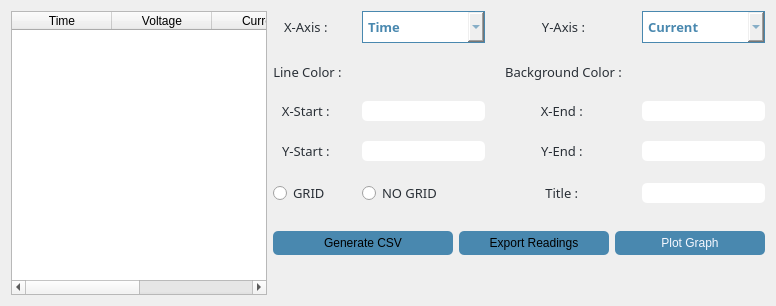
              <widget class="QWidget" name="Graph">
               <attribute name="title">
                <string>Graph</string>
               </attribute>
               <layout class="QGridLayout" name="gridLayout_7">
                <item row="0" column="0" rowspan="3">
                 <widget class="QTableWidget" name="valuesTable">
                  <property name="styleSheet">
                   <string notr="true">/*selection-background-color: #4988af;
alternate-background-color: #000000;*/

</string>
                  </property>
                  <property name="rowCount">
                   <number>0</number>
                  </property>
                  <attribute name="verticalHeaderStretchLastSection">
                   <bool>false</bool>
                  </attribute>
                  <column>
                   <property name="text">
                    <string>Time</string>
                   </property>
                  </column>
                  <column>
                   <property name="text">
                    <string>Voltage</string>
                   </property>
                  </column>
                  <column>
                   <property name="text">
                    <string>Current</string>
                   </property>
                  </column>
                  <column>
                   <property name="text">
                    <string>Resistance</string>
                   </property>
                  </column>
                 </widget>
                </item>
                <item row="1" column="1">
                 <layout class="QGridLayout" name="gridLayout_2">
                  <item row="0" column="1">
                   <widget class="QPushButton" name="export_2">
                    <property name="sizePolicy">
                     <sizepolicy hsizetype="Preferred" vsizetype="Fixed">
                      <horstretch>0</horstretch>
                      <verstretch>0</verstretch>
                     </sizepolicy>
                    </property>
                    <property name="maximumSize">
                     <size>
                      <width>16777215</width>
                      <height>16777215</height>
                     </size>
                    </property>
                    <property name="styleSheet">
                     <string notr="true">padding:5px;
border-radius:5;margin-top:10px;
background-color: #4988af;</string>
                    </property>
                    <property name="text">
                     <string>Export Readings</string>
                    </property>
                   </widget>
                  </item>
                  <item row="0" column="2">
                   <widget class="QPushButton" name="plot_graph">
                    <property name="maximumSize">
                     <size>
                      <width>16777215</width>
                      <height>16777215</height>
                     </size>
                    </property>
                    <property name="styleSheet">
                     <string notr="true">padding:5px;
color: #f6f8ff;
border-radius:5;margin-top:10px;
background-color: #4988af;</string>
                    </property>
                    <property name="text">
                     <string>Plot Graph</string>
                    </property>
                   </widget>
                  </item>
                  <item row="0" column="0">
                   <widget class="QPushButton" name="csv">
                    <property name="sizePolicy">
                     <sizepolicy hsizetype="Expanding" vsizetype="Fixed">
                      <horstretch>0</horstretch>
                      <verstretch>0</verstretch>
                     </sizepolicy>
                    </property>
                    <property name="maximumSize">
                     <size>
                      <width>180</width>
                      <height>16777215</height>
                     </size>
                    </property>
                    <property name="styleSheet">
                     <string notr="true">padding:5px;
border-radius:5;margin-top:10px;
background-color: #4988af;</string>
                    </property>
                    <property name="text">
                     <string>Generate CSV</string>
                    </property>
                   </widget>
                  </item>
                 </layout>
                </item>
                <item row="2" column="1">
                 <spacer name="verticalSpacer_5">
                  <property name="orientation">
                   <enum>Qt::Vertical</enum>
                  </property>
                  <property name="sizeHint" stdset="0">
                   <size>
                    <width>20</width>
                    <height>40</height>
                   </size>
                  </property>
                 </spacer>
                </item>
                <item row="0" column="1">
                 <layout class="QGridLayout" name="gridLayout" columnstretch="0,0,0,0">
                  <property name="bottomMargin">
                   <number>10</number>
                  </property>
                  <property name="spacing">
                   <number>20</number>
                  </property>
                  <item row="0" column="1">
                   <widget class="QComboBox" name="xAxis">
                    <property name="font">
                     <font>
                      <family>Garuda</family>
                      <pointsize>10</pointsize>
                      <weight>75</weight>
                      <bold>true</bold>
                     </font>
                    </property>
                    <property name="styleSheet">
                     <string notr="true">padding : 5px;color: #4988af;
border: 1px solid #4988af;
/*44cf6c*/</string>
                    </property>
                    <item>
                     <property name="text">
                      <string>Time</string>
                     </property>
                    </item>
                    <item>
                     <property name="text">
                      <string>Current</string>
                     </property>
                    </item>
                    <item>
                     <property name="text">
                      <string>Voltage</string>
                     </property>
                    </item>
                    <item>
                     <property name="text">
                      <string>Resistance</string>
                     </property>
                    </item>
                   </widget>
                  </item>
                  <item row="0" column="0">
                   <widget class="QLabel" name="label_5">
                    <property name="font">
                     <font>
                      <family>KacstTitleL</family>
                      <pointsize>10</pointsize>
                     </font>
                    </property>
                    <property name="styleSheet">
                     <string notr="true">color: #292f36;</string>
                    </property>
                    <property name="text">
                     <string>X-Axis : </string>
                    </property>
                    <property name="alignment">
                     <set>Qt::AlignCenter</set>
                    </property>
                   </widget>
                  </item>
                  <item row="1" column="3">
                   <widget class="QPushButton" name="bgColor">
                    <property name="font">
                     <font>
                      <pointsize>-1</pointsize>
                     </font>
                    </property>
                    <property name="styleSheet">
                     <string notr="true">border-radius: 5px;</string>
                    </property>
                    <property name="text">
                     <string/>
                    </property>
                   </widget>
                  </item>
                  <item row="2" column="1">
                   <widget class="QLineEdit" name="lineEdit_18">
                    <property name="font">
                     <font>
                      <family>KacstTitleL</family>
                      <pointsize>10</pointsize>
                     </font>
                    </property>
                    <property name="styleSheet">
                     <string notr="true">border-radius: 5;</string>
                    </property>
                   </widget>
                  </item>
                  <item row="1" column="2">
                   <widget class="QLabel" name="label_11">
                    <property name="font">
                     <font>
                      <family>KacstTitleL</family>
                      <pointsize>10</pointsize>
                     </font>
                    </property>
                    <property name="styleSheet">
                     <string notr="true">color: #292f36;</string>
                    </property>
                    <property name="text">
                     <string>Background Color :</string>
                    </property>
                    <property name="alignment">
                     <set>Qt::AlignCenter</set>
                    </property>
                   </widget>
                  </item>
                  <item row="0" column="2">
                   <widget class="QLabel" name="label_4">
                    <property name="font">
                     <font>
                      <family>KacstTitleL</family>
                      <pointsize>10</pointsize>
                     </font>
                    </property>
                    <property name="styleSheet">
                     <string notr="true">color: #292f36;</string>
                    </property>
                    <property name="text">
                     <string>Y-Axis :</string>
                    </property>
                    <property name="alignment">
                     <set>Qt::AlignCenter</set>
                    </property>
                   </widget>
                  </item>
                  <item row="3" column="0">
                   <widget class="QLabel" name="label_32">
                    <property name="font">
                     <font>
                      <family>KacstTitleL</family>
                      <pointsize>10</pointsize>
                     </font>
                    </property>
                    <property name="styleSheet">
                     <string notr="true">color: #292f36;</string>
                    </property>
                    <property name="text">
                     <string>Y-Start : </string>
                    </property>
                    <property name="alignment">
                     <set>Qt::AlignCenter</set>
                    </property>
                   </widget>
                  </item>
                  <item row="1" column="1">
                   <widget class="QPushButton" name="lineColor">
                    <property name="maximumSize">
                     <size>
                      <width>16777215</width>
                      <height>16777215</height>
                     </size>
                    </property>
                    <property name="font">
                     <font>
                      <pointsize>-1</pointsize>
                     </font>
                    </property>
                    <property name="styleSheet">
                     <string notr="true">border-radius: 5px;</string>
                    </property>
                    <property name="text">
                     <string/>
                    </property>
                   </widget>
                  </item>
                  <item row="0" column="3">
                   <widget class="QComboBox" name="yAxis">
                    <property name="font">
                     <font>
                      <family>Garuda</family>
                      <pointsize>10</pointsize>
                      <weight>75</weight>
                      <bold>true</bold>
                     </font>
                    </property>
                    <property name="styleSheet">
                     <string notr="true">padding : 5px; color: #4988af;
border: 1px solid #4988af;</string>
                    </property>
                    <item>
                     <property name="text">
                      <string>Current</string>
                     </property>
                    </item>
                    <item>
                     <property name="text">
                      <string>Voltage</string>
                     </property>
                    </item>
                    <item>
                     <property name="text">
                      <string>Resistance</string>
                     </property>
                    </item>
                   </widget>
                  </item>
                  <item row="2" column="0">
                   <widget class="QLabel" name="label_40">
                    <property name="font">
                     <font>
                      <family>KacstTitleL</family>
                      <pointsize>10</pointsize>
                     </font>
                    </property>
                    <property name="styleSheet">
                     <string notr="true">color: #292f36;</string>
                    </property>
                    <property name="text">
                     <string>X-Start : </string>
                    </property>
                    <property name="alignment">
                     <set>Qt::AlignCenter</set>
                    </property>
                   </widget>
                  </item>
                  <item row="2" column="3">
                   <widget class="QLineEdit" name="lineEdit_19">
                    <property name="font">
                     <font>
                      <family>KacstTitleL</family>
                      <pointsize>10</pointsize>
                     </font>
                    </property>
                    <property name="styleSheet">
                     <string notr="true">border-radius: 5;</string>
                    </property>
                    <property name="alignment">
                     <set>Qt::AlignLeading|Qt::AlignLeft|Qt::AlignVCenter</set>
                    </property>
                   </widget>
                  </item>
                  <item row="1" column="0">
                   <widget class="QLabel" name="label_8">
                    <property name="font">
                     <font>
                      <family>KacstTitleL</family>
                      <pointsize>10</pointsize>
                     </font>
                    </property>
                    <property name="styleSheet">
                     <string notr="true">color: #292f36;</string>
                    </property>
                    <property name="text">
                     <string>Line Color :</string>
                    </property>
                    <property name="alignment">
                     <set>Qt::AlignCenter</set>
                    </property>
                   </widget>
                  </item>
                  <item row="2" column="2">
                   <widget class="QLabel" name="label_41">
                    <property name="font">
                     <font>
                      <family>KacstTitleL</family>
                      <pointsize>10</pointsize>
                     </font>
                    </property>
                    <property name="styleSheet">
                     <string notr="true">color: #292f36;</string>
                    </property>
                    <property name="text">
                     <string>X-End : </string>
                    </property>
                    <property name="alignment">
                     <set>Qt::AlignCenter</set>
                    </property>
                   </widget>
                  </item>
                  <item row="3" column="1">
                   <widget class="QLineEdit" name="lineEdit_9">
                    <property name="font">
                     <font>
                      <family>KacstTitleL</family>
                      <pointsize>10</pointsize>
                     </font>
                    </property>
                    <property name="styleSheet">
                     <string notr="true">border-radius: 5;</string>
                    </property>
                   </widget>
                  </item>
                  <item row="3" column="2">
                   <widget class="QLabel" name="label_33">
                    <property name="font">
                     <font>
                      <family>KacstTitleL</family>
                      <pointsize>10</pointsize>
                     </font>
                    </property>
                    <property name="styleSheet">
                     <string notr="true">color: #292f36;</string>
                    </property>
                    <property name="text">
                     <string>Y-End : </string>
                    </property>
                    <property name="alignment">
                     <set>Qt::AlignCenter</set>
                    </property>
                   </widget>
                  </item>
                  <item row="3" column="3">
                   <widget class="QLineEdit" name="lineEdit_10">
                    <property name="font">
                     <font>
                      <family>KacstTitleL</family>
                      <pointsize>10</pointsize>
                     </font>
                    </property>
                    <property name="styleSheet">
                     <string notr="true">border-radius: 5;</string>
                    </property>
                   </widget>
                  </item>
                  <item row="4" column="3">
                   <widget class="QLineEdit" name="lineEdit_11">
                    <property name="font">
                     <font>
                      <family>KacstTitleL</family>
                      <pointsize>10</pointsize>
                     </font>
                    </property>
                    <property name="styleSheet">
                     <string notr="true">border-radius: 5;</string>
                    </property>
                   </widget>
                  </item>
                  <item row="4" column="2">
                   <widget class="QLabel" name="label_6">
                    <property name="font">
                     <font>
                      <family>KacstTitleL</family>
                      <pointsize>10</pointsize>
                     </font>
                    </property>
                    <property name="styleSheet">
                     <string notr="true">color: #292f36;</string>
                    </property>
                    <property name="text">
                     <string>Title : </string>
                    </property>
                    <property name="alignment">
                     <set>Qt::AlignCenter</set>
                    </property>
                   </widget>
                  </item>
                  <item row="4" column="0">
                   <widget class="QRadioButton" name="radioButton">
                    <property name="font">
                     <font>
                      <family>KacstTitleL</family>
                      <pointsize>10</pointsize>
                     </font>
                    </property>
                    <property name="styleSheet">
                     <string notr="true">color: #292f36;</string>
                    </property>
                    <property name="text">
                     <string>GRID</string>
                    </property>
                   </widget>
                  </item>
                  <item row="4" column="1">
                   <widget class="QRadioButton" name="radioButton_2">
                    <property name="font">
                     <font>
                      <family>KacstTitleL</family>
                      <pointsize>10</pointsize>
                     </font>
                    </property>
                    <property name="styleSheet">
                     <string notr="true">color: #292f36;</string>
                    </property>
                    <property name="text">
                     <string>NO GRID</string>
                    </property>
                   </widget>
                  </item>
                 </layout>
                </item>
               </layout>
              </widget>
